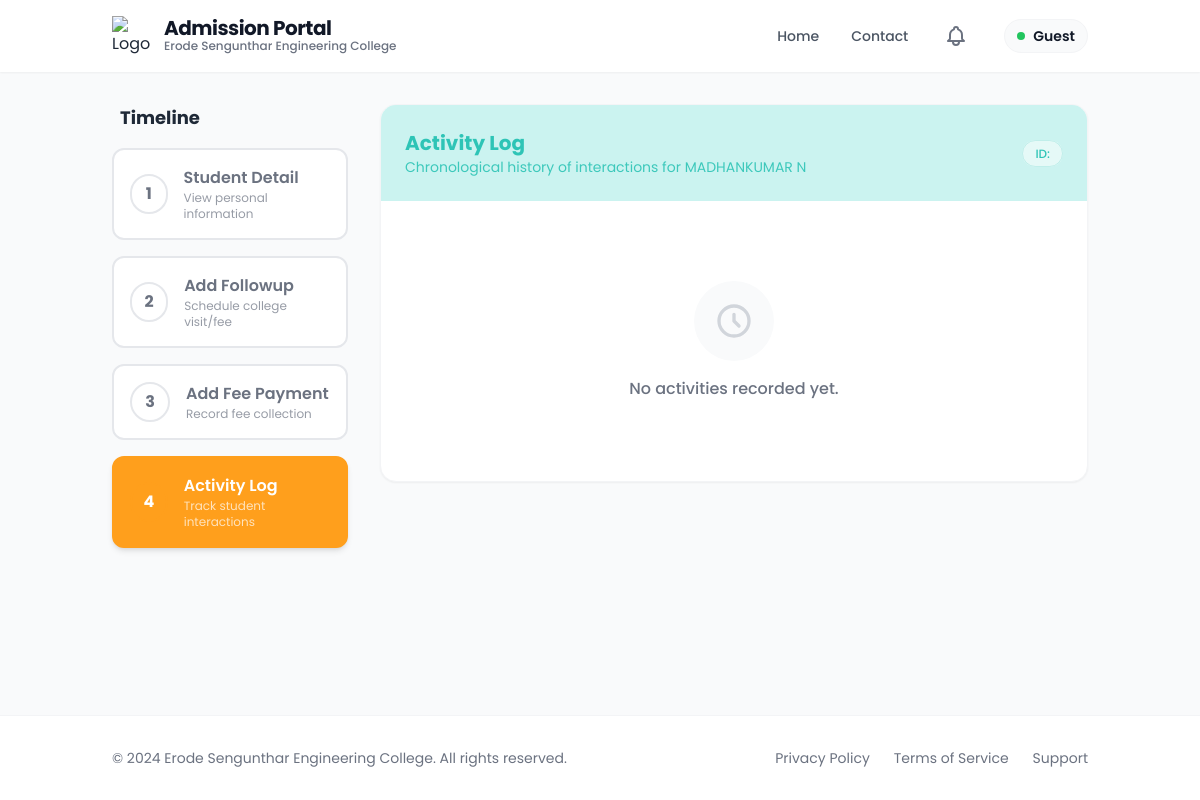
The page /activities/1000/ on the database as committed earlier.
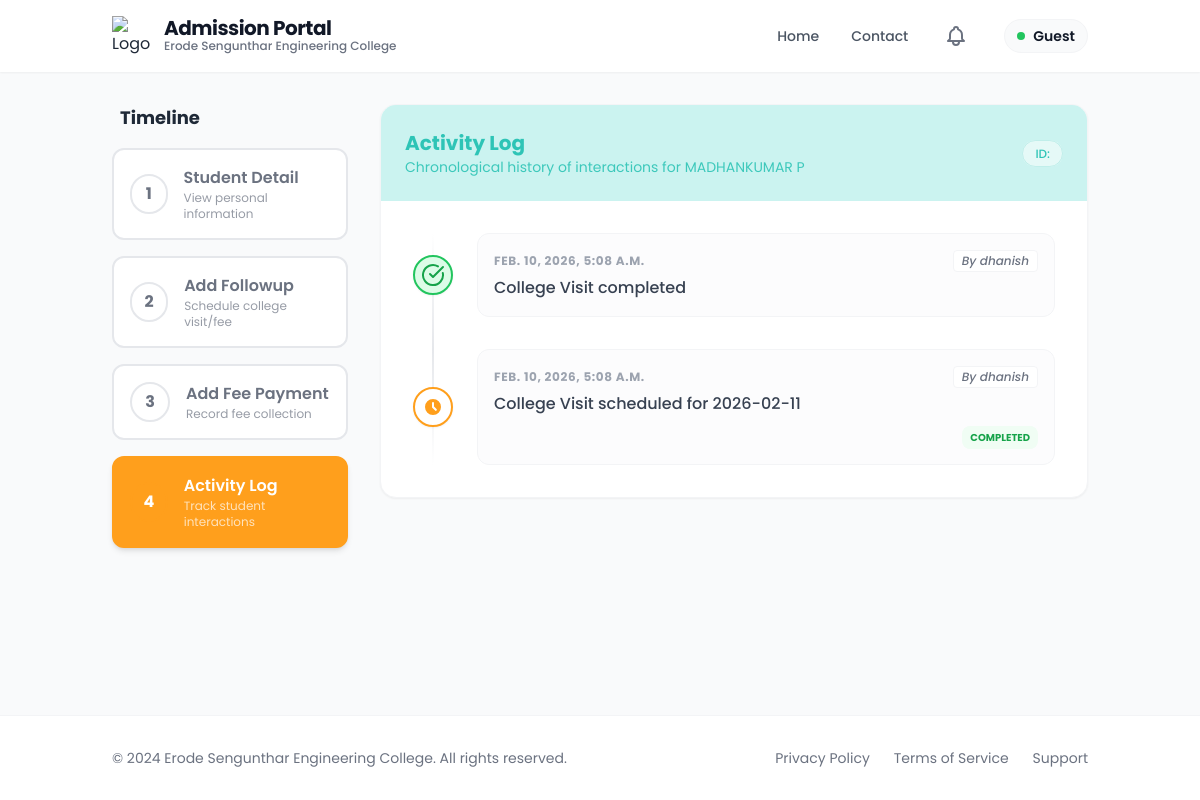
The same page on the database as committed later.
### app/models.py (models this page shows, shortened)
class Admission(models.Model):
    ADMISSION_STATUS_CHOICES = (
        ('enquired', 'Enquired'),
        ('admitted', 'Admitted'),
        ('discontinued', 'Discontinued'),
        ('left', 'Left'),
    )
    admission_status = models.CharField(max_length=20, choices=ADMISSION_STATUS_CHOICES, default='enquired')
    application_number = models.CharField(max_length=100, blank=True, null=True)
    application_date = models.DateField(blank=True, null=True)
    admission_date = models.DateField(blank=True, null=True)
    allotment_number = models.CharField(max_length=100, blank=True, null=True)
    portal_status = models.CharField(max_length=50, blank=True, null=True)
    quota = models.CharField(max_length=50, blank=True, null=True)
    roll_number = models.CharField(max_length=100, blank=True, null=True)
    unique_id = models.CharField(max_length=100, blank=True, null=True)
    umis_number = models.CharField(max_length=100, blank=True, null=True)
    level = models.CharField(max_length=10, blank=True, null=True)
    course = models.CharField(max_length=100, blank=True, null=True)
    branch = models.CharField(max_length=100, blank=True, null=True)
    department_preferences = models.JSONField(default=dict, blank=True, null=True)
    pg_dept = models.CharField(max_length=255, blank=True, null=True)
    is_fg = models.BooleanField(default=False, blank=True, null=True)
    fg_number = models.CharField(max_length=100, blank=True, null=True)
    pmss = models.BooleanField(default=False, blank=True, null=True)
    seven_five = models.BooleanField(default=False, blank=True, null=True)
    student_name = models.CharField(max_length=255, blank=True, null=True)
    dob = models.DateField(blank=True, null=True)
    gender = models.CharField(max_length=10, blank=True, null=True)
    community = models.CharField(max_length=50, blank=True, null=True)
    caste = models.CharField(max_length=100, blank=True, null=True)
    region = models.CharField(max_length=100, blank=True, null=True)
    aadhaar_number = models.CharField(max_length=12, blank=True, null=True)
    father_name = models.CharField(max_length=255, blank=True, null=True)
    mother_name = models.CharField(max_length=255, blank=True, null=True)
    guardian_name = models.CharField(max_length=255, blank=True, null=True)
    father_mobile = models.CharField(max_length=15, blank=True, null=True)
    mother_mobile = models.CharField(max_length=15, blank=True, null=True)
    guardian_mobile = models.CharField(max_length=15, blank=True, null=True)
    email = models.EmailField(blank=True, null=True)
    student_mobile = models.CharField(max_length=15, blank=True, null=True)
    address = models.TextField(blank=True, null=True)
    pincode = models.CharField(max_length=10, blank=True, null=True)
    district = models.CharField(max_length=100, blank=True, null=True)
    state = models.CharField(max_length=100, blank=True, null=True)
    country = models.CharField(max_length=100, blank=True, null=True)
    qualification = models.CharField(max_length=10, blank=True, null=True)
    tenth_total = models.CharField(max_length=50, blank=True, null=True)
    tenth_percentage = models.CharField(max_length=50, blank=True, null=True)
    twelfth_total = models.CharField(max_length=50, blank=True, null=True)
    twelfth_percentage = models.CharField(max_length=50, blank=True, null=True)
    twelfth_major = models.CharField(max_length=255, blank=True, null=True)
    twelth_reg_no = models.CharField(max_length=50, blank=True, null=True)
    maths_marks = models.DecimalField(max_digits=5, decimal_places=2, blank=True, null=True)
    physics_marks = models.DecimalField(max_digits=5, decimal_places=2, blank=True, null=True)
    chemistry_marks = models.DecimalField(max_digits=5, decimal_places=2, blank=True, null=True)
    cutoff_marks = models.DecimalField(max_digits=5, decimal_places=2, blank=True, null=True)
    diploma_total = models.CharField(max_length=50, blank=True, null=True)
    diploma_percentage = models.CharField(max_length=50, blank=True, null=True)
    diploma_major = models.CharField(max_length=255, blank=True, null=True)
    board = models.CharField(max_length=50, blank=True, null=True)
    year_passing = models.IntegerField(blank=True, null=True)
    medium = models.CharField(max_length=50, blank=True, null=True)
    last_school = models.CharField(max_length=255, blank=True, null=True)
    vocational_stream = models.CharField(max_length=255, blank=True, null=True)
    skill_proof = models.FileField(upload_to=vocational_upload_path, blank=True, null=True)
    admission_fee = models.DecimalField(max_digits=10, decimal_places=2, blank=True, null=True)
    tuition_fee = models.DecimalField(max_digits=10, decimal_places=2, blank=True, null=True)
    college_fee = models.DecimalField(max_digits=10, decimal_places=2, blank=True, null=True)
    university_fee = models.DecimalField(max_digits=10, decimal_places=2, blank=True, null=True)
    hostel_fee = models.DecimalField(max_digits=10, decimal_places=2, blank=True, null=True)
    bus_fee = models.DecimalField(max_digits=10, decimal_places=2, blank=True, null=True)
    other_fee = models.DecimalField(max_digits=10, decimal_places=2, blank=True, null=True)
    paid_fee = models.DecimalField(max_digits=10, decimal_places=2, blank=True, null=True)
    concession_amount = models.DecimalField(max_digits=10, decimal_places=2, blank=True, null=True)
    balance_fee = models.DecimalField(max_digits=10, decimal_places=2, blank=True, null=True)
    pending_amount = models.DecimalField(max_digits=10, decimal_places=2, blank=True, null=True)
    transaction_id = models.CharField(max_length=50, blank=True, null=True)
    transaction_date = models.DateTimeField(blank=True, null=True)
    had_paid = models.BooleanField(default=False, blank=True, null=True)
    facility_type = models.CharField(max_length=20, blank=True, null=True)
    hostel_name = models.CharField(max_length=100, blank=True, null=True)
    boarding_point = models.CharField(max_length=100, blank=True, null=True)
    bus_needed = models.CharField(max_length=10, blank=True, null=True)
    bus_route = models.CharField(max_length=255, blank=True, null=True)
    hostel_needed = models.CharField(max_length=10, blank=True, null=True)
    hostel_type = models.CharField(max_length=100, blank=True, null=True)
    room_type = models.CharField(max_length=100, blank=True, null=True)
    mess_type = models.CharField(max_length=100, blank=True, null=True)
    hostel_fee_amount = models.DecimalField(max_digits=10, decimal_places=2, blank=True, null=True)
    account_holder_name = models.CharField(max_length=255, blank=True, null=True)
    account_number = models.CharField(max_length=30, blank=True, null=True)
    bank_name = models.CharField(max_length=100, blank=True, null=True)
    ifsc_code = models.CharField(max_length=15, blank=True, null=True)
    bank_branch = models.CharField(max_length=100, blank=True, null=True)
    seeding_status = models.CharField(max_length=50, blank=True, null=True)
    reference_name = models.CharField(max_length=255, blank=True, null=True)
    contact_number = models.CharField(max_length=15, blank=True, null=True)
    relationship = models.CharField(max_length=100, blank=True, null=True)
    reference_mobile = models.CharField(max_length=15, blank=True, null=True)
    reference_department = models.CharField(max_length=255, blank=True, null=True)
    reference_designation = models.CharField(max_length=255, blank=True, null=True)
    tc = models.FileField(upload_to=certificate_upload_path, blank=True, null=True)
    community_cert = models.FileField(upload_to=certificate_upload_path, blank=True, null=True)
    aadhaar = models.FileField(upload_to=certificate_upload_path, blank=True, null=True)
    tenth_marksheet = models.FileField(upload_to=certificate_upload_path, blank=True, null=True)
    twelfth_marksheet = models.FileField(upload_to=certificate_upload_path, blank=True, null=True)
    photo = models.FileField(upload_to=photo_upload_path, blank=True, null=True)
    created_at = models.DateTimeField(auto_now_add=True)

class ActivityLog(models.Model):
    student = models.ForeignKey(
        'Admission',
        on_delete=models.CASCADE,
        related_name='activities'
    )
    action = models.CharField(max_length=255)
    created_by = models.ForeignKey(
        User,
        on_delete=models.SET_NULL,
        null=True
    )
    followup = models.ForeignKey(
        'FollowUp',
        on_delete=models.SET_NULL,
        null=True,
        blank=True,
        related_name='logs'
    )
    is_completed = models.BooleanField(default=False)
    created_at = models.DateTimeField(auto_now_add=True)

### app/followup.py (the view)
# urls.py: path('activities/<int:pk>/', followup.student_activity_log, name='student_activity_log'),
def student_activity_log(request, pk):
    student = get_object_or_404(Admission, pk=pk)
    activities = student.activities.all().order_by('-created_at')
    return render(request, 'followup/activity_log.html', {
        'student': student,
        'admission': student,
        'activities': activities,
        'active_step': 'activity_log'
    })

### templates/followup/activity_log.html (shortened to what this page needs)
{% extends 'followup/new_base.html' %}
{% block content %}
<div class="flex flex-col lg:flex-row gap-8">
    <div class="lg:w-1/4">
        <div class="sticky top-24">
            <h3 class="text-lg font-bold mb-4 text-gray-800 px-2">Timeline</h3>
            {% include 'followup/stepper.html' %}
        </div>
    </div>
    <div class="lg:w-3/4">
        <div class="bg-white rounded-2xl shadow-sm border border-gray-100 overflow-hidden">
            <div class="p-6 bg-accent text-dark">
                <div class="flex justify-between items-center">
                    <div>
                        <h2 class="text-xl font-bold">Activity Log</h2>
                        <p class="text-sm opacity-90">Chronological history of interactions for {{ student.student_name }}</p>
                    </div>
                    <div class="hidden md:block">
                        <span
                            class="bg-white/50 px-3 py-1 rounded-full text-xs font-medium border border-dark/20 text-dark">
                            ID: {{ student.register_number }}
                        </span>
                    </div>
                </div>
            </div>
            <div class="p-8">
                {% if activities %}
                <div
                    class="relative space-y-8 before:absolute before:inset-0 before:ml-5 before:-translate-x-px before:h-full before:w-0.5 before:bg-gradient-to-b before:from-transparent before:via-gray-200 before:to-transparent">
                    {% for activity in activities %}
                    <div class="relative flex items-center justify-between md:justify-start">
                        {% if activity.is_completed %}
                        <div class="flex items-center justify-center w-10 h-10 rounded-full border-2 shadow-sm z-10 shrink-0"
     style="background-color: #dcfce7; border-color: #22c55e;">
    <svg xmlns="http://www.w3.org/2000/svg"
         width="24"
         height="24"
         viewBox="0 0 24 24"
         style="color: #16a34a;">
        <g fill="none"
           stroke="currentColor"
           stroke-linecap="round"
           stroke-linejoin="round"
           stroke-width="2">
            <path d="M21.801 10A10 10 0 1 1 17 3.335"/>
            <path d="m9 11l3 3L22 4"/>
        </g>
    </svg>
</div>
                        {% else %}
                        <div
                            class="flex items-center justify-center w-10 h-10 rounded-full bg-white border-2 border-primary shadow-sm z-10 shrink-0">
                            <svg class="w-5 h-5 text-primary" fill="currentColor" viewBox="0 0 20 20">
                                <path fill-rule="evenodd"
                                    d="M10 18a8 8 0 100-16 8 8 0 000 16zm1-12a1 1 0 10-2 0v4a1 1 0 00.293.707l2.828 2.829a1 1 0 101.415-1.415L11 9.586V6z"
                                    clip-rule="evenodd" />
                            </svg>
                        </div>
                        {% endif %}
                        <div class="w-[calc(100%-3rem)] ml-6 p-4 rounded-xl bg-gray-50/50 border border-gray-100">
                            <div class="flex flex-col sm:flex-row sm:items-center justify-between gap-2 mb-1">
                                <time class="text-xs font-bold text-gray-400 uppercase tracking-wider">
                                    {{ activity.created_at }}</time>
                                <span
                                    class="text-xs font-medium text-gray-500 bg-white px-2 py-0.5 rounded border border-gray-100 italic">By
                                    {{ activity.created_by.get_full_name|default:activity.created_by.username }}</span>
                            </div>
                            <div class="text-gray-700 font-medium">{{ activity.action }}</div>
                            {% if activity.followup and not activity.followup.completed %}
                            <div class="mt-2 text-right">
                                <select
                                    onchange="if(this.value==='Completed') completeFollowUp({{ activity.followup.id }})"
                                    class="text-[10px] bg-amber-50 border-amber-200 rounded-lg px-2 py-1 font-bold text-amber-600 focus:ring-primary focus:border-primary cursor-pointer">
                                    <option value="Pending" selected>Pending</option>
                                    <option value="Completed">Completed</option>
                                </select>
                            </div>
                            {% elif activity.followup and activity.followup.completed %}
                            <div class="mt-2 text-right">
                                <span
                                    class="text-[10px] font-bold text-green-600 bg-green-50 px-2 py-1 rounded-lg uppercase">Completed</span>
                            </div>
                            {% endif %}
                        </div>
                    </div>
                    {% endfor %}
                </div>
                {% else %}
                <div class="text-center py-12">
                    <div class="bg-gray-50 w-20 h-20 rounded-full flex items-center justify-center mx-auto mb-4">
                        <svg class="w-10 h-10 text-gray-300" fill="none" stroke="currentColor" viewBox="0 0 24 24">
                            <path stroke-linecap="round" stroke-linejoin="round" stroke-width="2"
                                d="M12 8v4l3 3m6-3a9 9 0 11-18 0 9 9 0 0118 0z" />
                        </svg>
                    </div>
                    <p class="text-gray-500 font-medium">No activities recorded yet.</p>
                </div>
                {% endif %}
            </div>
        </div>
    </div>
</div>
{% endblock %}

Rows that differ between the two databases and show on the page:
changed Admission: student_name "MADHANKUMAR N" → "MADHANKUMAR P"
added ActivityLog: is_completed True (drawn), created_at "FEB. 10, 2026, 5:08 A.M.", created_by.get_full_name "dhanish", action "College Visit completed"
added ActivityLog: is_completed False (drawn), created_at "FEB. 10, 2026, 5:08 A.M.", created_by.get_full_name "dhanish", action "College Visit scheduled for 2026-02-11", shows "COMPLETED"
Other text that changed with them:
text no longer shown: "No activities recorded yet."
